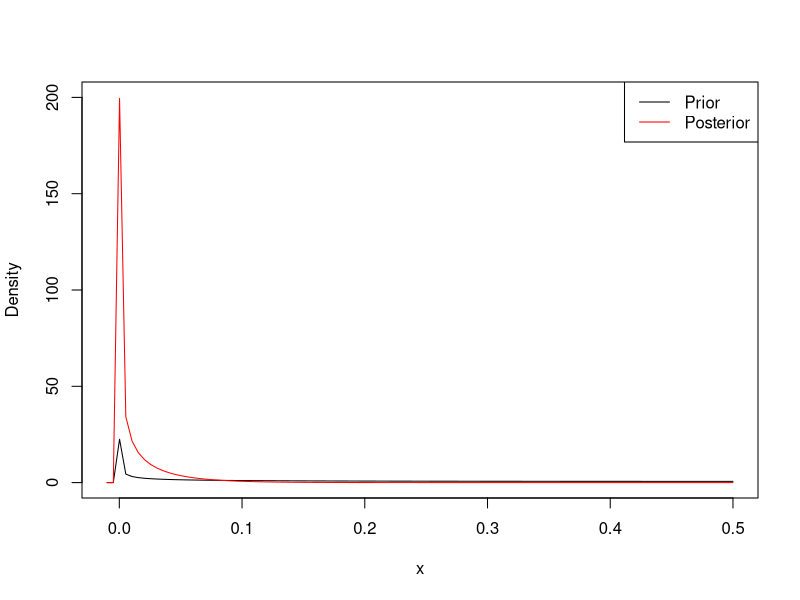
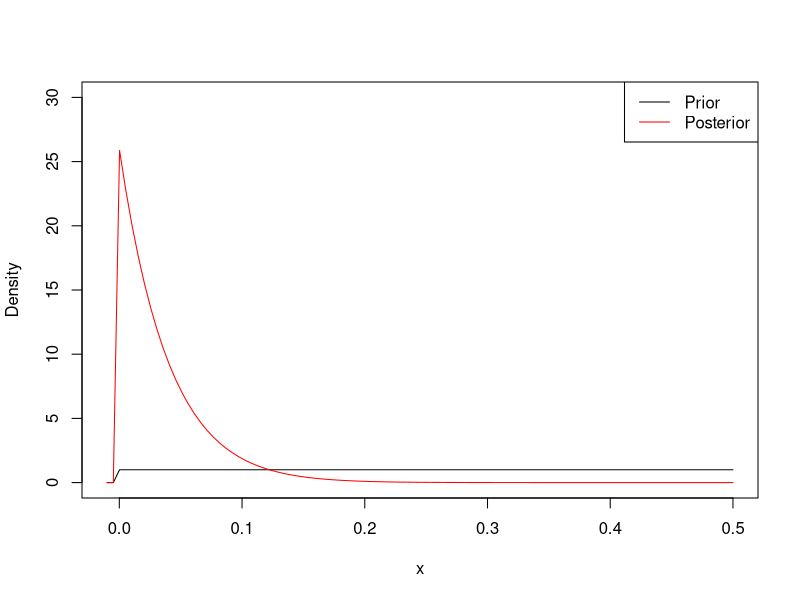
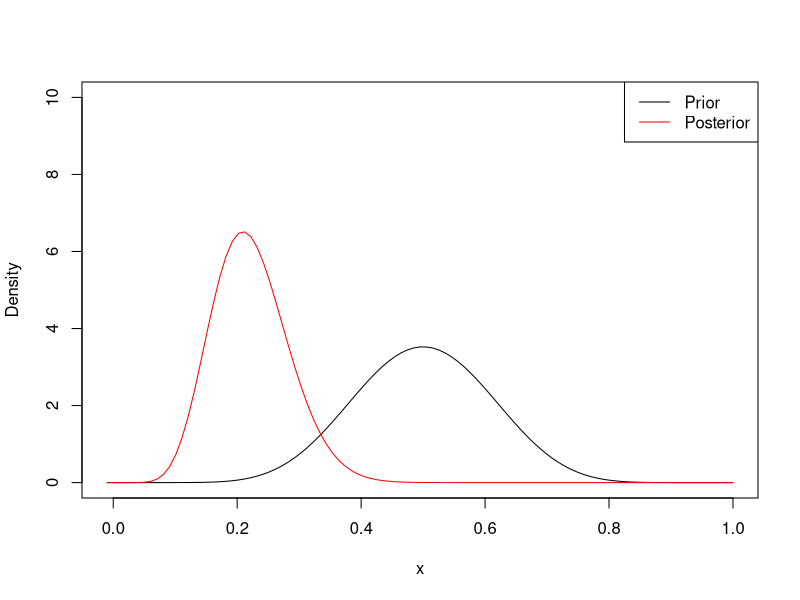
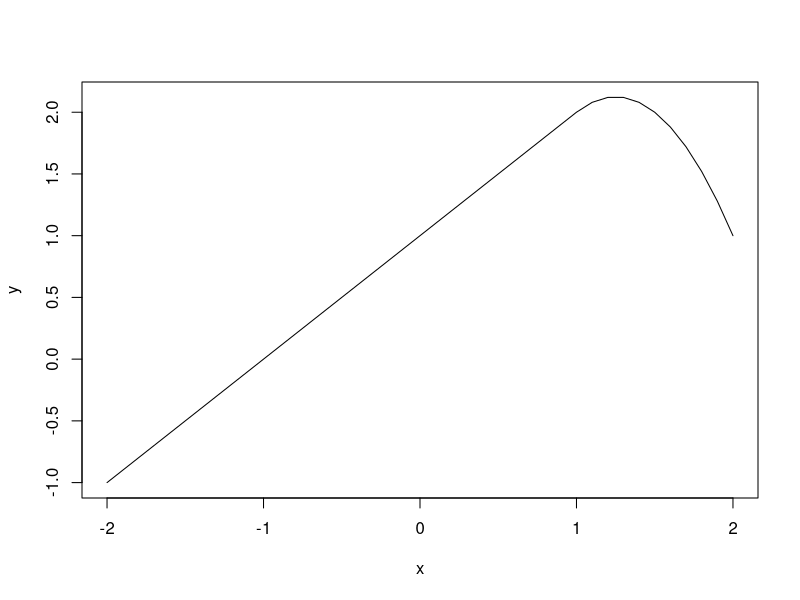
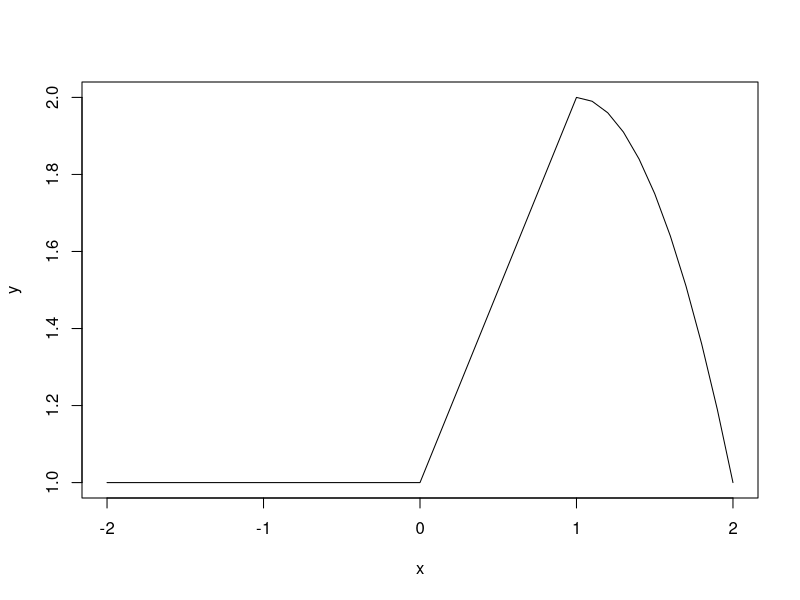

Here is the R script that generated these plots, in order:
## ---- chunk 1
n = 25
vegetarian = rep(0, n)
## ---- chunk 2
alpha <- beta <- 0.5
curve(dbeta(x, alpha, beta), ylab="Density", xlim=c(-0.01,0.5), ylim=c(0, 200))
curve(dbeta(x, alpha + sum(vegetarian), beta + n - sum(vegetarian)), add=TRUE, col="red")
legend("topright", legend=c("Prior", "Posterior"), col=c("black", "red"), lty=1)
## ---- chunk 3
alpha <- beta <- 1
curve(dbeta(x, alpha, beta), ylab="Density", xlim=c(-0.01,0.5), ylim=c(0, 30))
curve(dbeta(x, alpha + sum(vegetarian), beta + n - sum(vegetarian)), add=TRUE, col="red")
legend("topright", legend=c("Prior", "Posterior"), col=c("black", "red"), lty=1)
## ---- chunk 4
alpha <- beta <- 10
curve(dbeta(x, alpha, beta), ylab="Density", xlim=c(-0.01,1), ylim=c(0, 10))
curve(dbeta(x, alpha + sum(vegetarian), beta + n - sum(vegetarian)), add=TRUE, col="red")
legend("topright", legend=c("Prior", "Posterior"), col=c("black", "red"), lty=1)
## ---- chunk 5
x <- seq(0, 1, 100)
values <- dbeta(x, 1 + sum(vegetarian), 1 + n - sum(vegetarian))
maximum <- max(values)
p <- x[values == maximum] # Equal to zero

# Always zero
new <- rbinom(10, 1, p)
new
## ---- chunk 6
Identity <- function(x) {
  if (x >= 1) {
    return(1)
  } else {
    return(0)
  }
}
## ---- chunk 7
x <- seq(-2, 2, 0.1)

y <- 1 + x - 2 * (x - 1)^2 * sapply(x, Identity)

plot(x, y, type = "l")
## ---- chunk 8
Identity_range <- function(x, l, u) {
  if (x <= u && x >= l) {
    return(1)
  } else {
    return(0)
  }
}

b1 <- function(x) {
  return(Identity_range(x, 0, 2) - (x - 1) * Identity_range(x, 1, 2))
}

b2 <- function(x) {
  return((x - 3) * Identity_range(x, 3, 4) + Identity_range(x, 4, 5))
}
## ---- chunk 9
x <- seq(-2, 2, 0.1)

y <- 1 + x * sapply(x, b1) + 3 * sapply(x, b2)

plot(x, y, type = "l")
